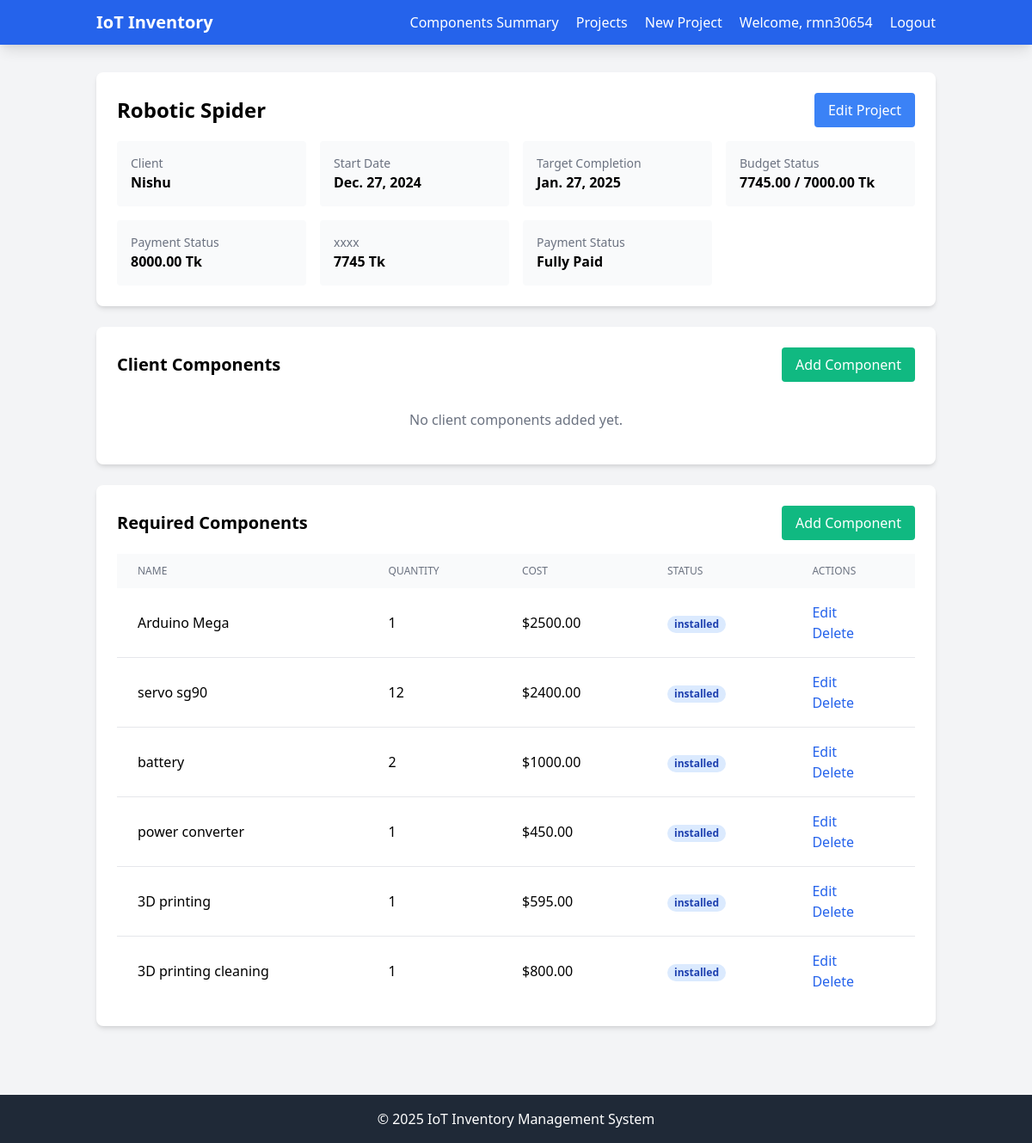
The app's page /iot/project/1/ (signed in) with its own data.
### iot/models.py (models this page shows, shortened)
class Project(models.Model):
    name = models.CharField(max_length=200)
    client_name = models.CharField(max_length=200)
    start_date = models.DateField()
    target_completion = models.DateField()
    total_budget = models.DecimalField(
        max_digits=10,
        decimal_places=2,
        validators=[MinValueValidator(0)]
    )
    customer_given_tk = models.DecimalField(  # New field
        max_digits=10,
        decimal_places=2,
        validators=[MinValueValidator(0)],
        default=0
    )
    created_at = models.DateTimeField(auto_now_add=True)
    updated_at = models.DateTimeField(auto_now=True)
    def budget_used(self):
        return sum(comp.total_cost for comp in self.requiredcomponent_set.all())
    def get_customer_remaining_payment(self):
        return self.total_budget - self.customer_given_tk
    def payment_status(self):
        remaining = self.get_customer_remaining_payment()
        if remaining <= 0:
            return "Fully Paid"
        elif self.customer_given_tk > 0:
            return f"Partially Paid (Remaining: {remaining})"
        return "No Payment"

class RequiredComponent(models.Model):
    STATUS_CHOICES = [
        ('pending', 'Pending'),
        ('ordered', 'Ordered'),
        ('received', 'Received'),
        ('installed', 'Installed')
    ]
    project = models.ForeignKey(Project, on_delete=models.CASCADE)
    name = models.CharField(max_length=200)
    quantity = models.PositiveIntegerField()
    unit_cost = models.DecimalField(max_digits=10, decimal_places=2)
    supplier = models.CharField(max_length=200)
    status = models.CharField(max_length=20, choices=STATUS_CHOICES, default='pending')
    @property
    def total_cost(self):
        return self.quantity * self.unit_cost

### iot/views.py (the view)
# urls.py: path('project/<int:pk>/', views.project_detail, name='project_detail'),
@login_required
def project_detail(request, pk):
    project = get_object_or_404(Project, pk=pk)
    client_components = project.clientcomponent_set.all()
    required_components = project.requiredcomponent_set.all().order_by('status')
    total_installed_cost = RequiredComponent.objects.filter(status='installed', project=pk).aggregate(
            total_installed_cost=models.Sum(models.F('quantity') * models.F('unit_cost'))
        )['total_installed_cost'] or 0
    context = {
        'project': project,
        'client_components': client_components,
        'required_components': required_components,
        'customer_remaining': project.get_customer_remaining_payment(),
        'payment_status': project.payment_status(),
        'total_installed_cost' : total_installed_cost ,
    }
    return render(request, 'iot/project_detail.html', context)

### iot/templates/iot/project_detail.html (shortened to what this page needs)
{% extends 'iot/base.html' %}  {% block content %}
<div class="space-y-6">
  <div class="bg-white rounded-lg shadow-md p-6">
    <div class="flex justify-between items-center mb-4">
      <h1 class="text-2xl font-bold">{{ project.name }}</h1>
      <a
        href="{% url 'iot:project_edit' project.pk %}"
        class="bg-blue-500 text-white px-4 py-2 rounded hover:bg-blue-600"
        >Edit Project</a
      >
    </div>
    <div class="grid grid-cols-1 md:grid-cols-2 lg:grid-cols-4 gap-4">
      <div class="p-4 bg-gray-50 rounded">
        <p class="text-sm text-gray-500">Client</p>
        <p class="font-semibold">{{ project.client_name }}</p>
      </div>
      <div class="p-4 bg-gray-50 rounded">
        <p class="text-sm text-gray-500">Start Date</p>
        <p class="font-semibold">{{ project.start_date }}</p>
      </div>
      <div class="p-4 bg-gray-50 rounded">
        <p class="text-sm text-gray-500">Target Completion</p>
        <p class="font-semibold">{{ project.target_completion }}</p>
      </div>
      <div class="p-4 bg-gray-50 rounded">
        <p class="text-sm text-gray-500">Budget Status</p>
        <p class="font-semibold">
          {{ project.budget_used }} / {{ project.total_budget }} Tk
        </p>
      </div>
      <div class="p-4 bg-gray-50 rounded">
        <p class="text-sm text-gray-500">Payment Status</p>
        <p class="font-semibold">
          {{ project.customer_given_tk }} Tk
        </p>
      </div>
      <div class="p-4 bg-gray-50 rounded">
        <p class="text-sm text-gray-500">xxxx</p>
        <p class="font-semibold">
          {{ total_installed_cost }} Tk
        </p>
      </div>
      <div class="p-4 bg-gray-50 rounded">
        <p class="text-sm text-gray-500">Payment Status</p>
        <p class="font-semibold">
            {{ payment_status }}
        </p>
      </div>
    </div>
  </div>
  <div class="bg-white rounded-lg shadow-md p-6">
    <div class="flex justify-between items-center mb-4">
      <h2 class="text-xl font-bold">Client Components</h2>
      <a
        href="{% url 'iot:client_component_add' project.pk %}"
        class="bg-green-500 text-white px-4 py-2 rounded hover:bg-green-600"
        >Add Component</a
      >
    </div>
    {% if client_components %}
    <div class="overflow-x-auto">
      <table class="min-w-full table-auto">
        <thead class="bg-gray-50">
          <tr>
            <th
              class="px-6 py-3 text-left text-xs font-medium text-gray-500 uppercase"
            >
              Name
            </th>
            <th
              class="px-6 py-3 text-left text-xs font-medium text-gray-500 uppercase"
            >
              Quantity
            </th>
            <th
              class="px-6 py-3 text-left text-xs font-medium text-gray-500 uppercase"
            >
              Condition
            </th>
            <th
              class="px-6 py-3 text-left text-xs font-medium text-gray-500 uppercase"
            >
              Actions
            </th>
          </tr>
        </thead>
        <tbody class="divide-y divide-gray-200">
          {% for component in client_components %}
          <tr>
            <td class="px-6 py-4">{{ component.name }}</td>
            <td class="px-6 py-4">{{ component.quantity }}</td>
            <td class="px-6 py-4">
              <span
                class="px-2 inline-flex text-xs leading-5 font-semibold rounded-full {% if component.condition == 'new' %}bg-green-100 text-green-800 {% elif component.condition == 'used' %}bg-yellow-100 text-yellow-800 {% else %}bg-red-100 text-red-800{% endif %}"
              >
                {{ component.condition }}
              </span>
            </td>
            <td class="px-6 py-4">
              <a
                href="{% url 'iot:client_component_edit' component.pk %}"
                class="text-blue-600 hover:text-blue-900"
                >Edit</a
              ><br>
              <a href="{% url 'iot:client_component_delete' pk=component.pk %}" class="btn btn-sm btn-danger text-blue-600 hover:text-blue-900">Delete</a>
            </td>
          </tr>
          {% endfor %}
        </tbody>
      </table>
    </div>
    {% else %}
    <p class="text-gray-500 text-center py-4">
      No client components added yet.
    </p>
    {% endif %}
  </div>
  <div class="bg-white rounded-lg shadow-md p-6">
    <div class="flex justify-between items-center mb-4">
      <h2 class="text-xl font-bold">Required Components</h2>
      <a
        href="{% url 'iot:required_component_add' project.pk %}"
        class="bg-green-500 text-white px-4 py-2 rounded hover:bg-green-600"
        >Add Component</a
      >
    </div>
    {% if required_components %}
    <div class="overflow-x-auto">
      <table class="min-w-full table-auto">
        <thead class="bg-gray-50">
          <tr>
            <th
              class="px-6 py-3 text-left text-xs font-medium text-gray-500 uppercase"
            >
              Name
            </th>
            <th
              class="px-6 py-3 text-left text-xs font-medium text-gray-500 uppercase"
            >
              Quantity
            </th>
            <th
              class="px-6 py-3 text-left text-xs font-medium text-gray-500 uppercase"
            >
              Cost
            </th>
            <th
              class="px-6 py-3 text-left text-xs font-medium text-gray-500 uppercase"
            >
              Status
            </th>
            <th
              class="px-6 py-3 text-left text-xs font-medium text-gray-500 uppercase"
            >
              Actions
            </th>
          </tr>
        </thead>
        <tbody class="divide-y divide-gray-200">
          {% for component in required_components %}
          <tr>
            <td class="px-6 py-4">{{ component.name }}</td>
            <td class="px-6 py-4">{{ component.quantity }}</td>
            <td class="px-6 py-4">${{ component.total_cost }}</td>
            <td class="px-6 py-4">
              <span
                class="px-2 inline-flex text-xs leading-5 font-semibold rounded-full {% if component.status == 'received' %}bg-green-100 text-green-800 {% elif component.status == 'ordered' %}bg-yellow-100 text-yellow-800 {% elif component.status == 'pending' %}bg-red-100 text-red-800 {% else %}bg-blue-100 text-blue-800{% endif %}"
              >
                {{ component.status }}
              </span>
            </td>
            <td class="px-6 py-4">
              <a
                href="{% url 'iot:required_component_edit' component.pk %}"
                class="text-blue-600 hover:text-blue-900"
                >Edit</a
              ><br>
              <a href="{% url 'iot:required_component_delete' pk=component.pk %}" class="btn btn-sm btn-danger text-blue-600 hover:text-blue-900">Delete</a>
            </td>
          </tr>
          {% endfor %}
        </tbody>
      </table>
    </div>
    {% else %}
    <p class="text-gray-500 text-center py-4">
      No required components added yet.
    </p>
    {% endif %}
  </div>
</div>
{% endblock %}

### iot/templates/iot/base.html (shortened to what this page needs)
<!DOCTYPE html>
<html lang="en">
<head>
    <link href="https://cdnjs.cloudflare.com/ajax/libs/tailwindcss/2.2.19/tailwind.min.css" rel="stylesheet">
</head>
<body class="bg-gray-100">
    <nav class="bg-blue-600 text-white shadow-lg">
        <div class="container mx-auto px-6 py-3">
            <div class="flex items-center justify-between">
                <div class="text-xl font-bold">
                    <a href="{% url 'iot:project_list' %}">IoT Inventory</a>
                </div>
                <div class="space-x-4">
                    {% if user.is_authenticated %}
                    <a href="{% url 'iot:required_components_summary' %}" class="hover:text-gray-200">Components Summary</a>
                        <a href="{% url 'iot:project_list' %}" class="hover:text-gray-200">Projects</a>
                        <a href="{% url 'iot:project_create' %}" class="hover:text-gray-200">New Project</a>
                        <span>Welcome, {{ user.username }}</span>
                        <a href="{% url 'logout' %}" class="hover:text-gray-200">Logout</a>
                    {% else %}
                        <a href="{% url 'admin/login' %}" class="hover:text-gray-200">Login</a>
                    {% endif %}
                </div>
            </div>
        </div>
    </nav>
    <main class="container mx-auto px-6 py-8">
        {% block content %}{% endblock %}
    </main>
    <footer class="bg-gray-800 text-white mt-12">
        <div class="container mx-auto px-6 py-4">
            <p class="text-center">&copy; {% now "Y" %} IoT Inventory Management System</p>
        </div>
    </footer>
</body>
</html>

### records on screen
Project: name "Robotic Spider", client_name "Nishu", start_date "Dec. 27, 2024", target_completion "Jan. 27, 2025", budget_used "7745.00", total_budget "7000.00", customer_given_tk "8000.00"
RequiredComponent: name "Arduino Mega", quantity "1", total_cost "2500.00", status "installed"
RequiredComponent: name "servo sg90", quantity "12", total_cost "2400.00", status "installed"
RequiredComponent: name "battery", quantity "2", total_cost "1000.00", status "installed"
RequiredComponent: name "power converter", quantity "1", total_cost "450.00", status "installed"
RequiredComponent: name "3D printing", quantity "1", total_cost "595.00", status "installed"
RequiredComponent: name "3D printing cleaning", quantity "1", total_cost "800.00", status "installed"

### other values on screen
{{ user.username }} "rmn30654"
{{ total_installed_cost }} "7745"
{{ payment_status }} "Fully Paid"
